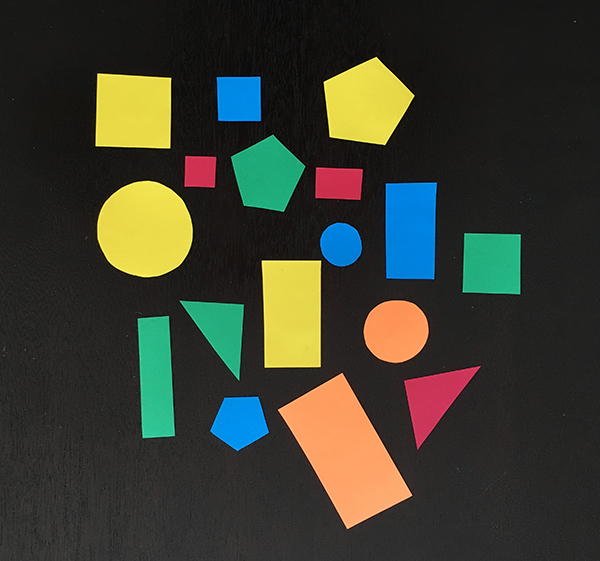
#> input picture shape-detection/shapes_and_colors.png, 600 x 561 px
$ python detect_shapes_bk2.py --image shapes_and_colors.png   (older library calls are emulated)
#> lines starting #> are read from the running program, lines starting #| are printed output that depends on the picture; after the words box and inside, x2 and y2 are one past the last pixel; in counts of white or black regions, pixels touching at a corner belong together; long printed decimals are rounded
# USAGE
# python detect_shapes.py --image shapes_and_colors.png

# import the necessary packages
from pyimagesearch.shapedetector import ShapeDetector
import argparse
import imutils
import cv2
import numpy as np
import copy
import math

def cal_contour_point_val(contours):
    return contours[0][0]+contours[0][1]*800


def find_border_angel(mid_point, image, direction='horizon', reverse_flag=0):
    kernel = [255, 255, 255, 255, 255]
    bias = 100
    image_shape = np.shape(image)
    degree = 0
    if direction == 'horizon':
        bias = min(image_shape[1] - mid_point[0] - int(len(kernel)/2), mid_point[0] - int(len(kernel)/2),
                   bias + int(len(kernel)/2))
        if reverse_flag == 0:
            search_range = range(image_shape[0])
        else:
            search_range = reversed(range(image_shape[0]))
        a_point_y = -1
        b_point_y = -1
        for i in search_range:
            a_tmp = np.dot(image[i, mid_point[0] - bias - 2:mid_point[0] - bias + 3], kernel)
            b_tmp = np.dot(image[i, mid_point[0] + bias - 2:mid_point[0] + bias + 3], kernel)
            if a_tmp >= 130050:
                a_point_y = i
            if b_tmp >= 130050:
                b_point_y = i
            if a_point_y != -1 and b_point_y != -1:
                break
        print("{} - {}".format(b_point_y, a_point_y))
        if a_point_y != -1 and b_point_y != -1:
            degree = math.degrees(math.atan2(b_point_y - a_point_y, 2 * bias))
            mid_point[1] = round(math.tan(math.radians(degree))*bias) + a_point_y

    elif direction == 'vertical':
        bias = min(image_shape[0] - mid_point[1] - int(len(kernel)/2), mid_point[1] - int(len(kernel)/2),
                   bias + int(len(kernel)/2))
        if reverse_flag == 0:
            search_range = range(image_shape[1])
        else:
            search_range = reversed(range(image_shape[1]))
        a_point_x = -1
        b_point_x = -1
        for i in search_range:
            a_tmp = np.dot(image[mid_point[1] - bias - 2:mid_point[1] - bias + 3, i], kernel)
            b_tmp = np.dot(image[mid_point[1] + bias - 2:mid_point[1] + bias + 3, i], kernel)
            if a_tmp >= 130050:
                a_point_x = i
            if b_tmp >= 130050:
                b_point_x = i
            if a_point_x != -1 and b_point_x != -1:
                break
        print("{} - {}".format(b_point_x, a_point_x))
        if a_point_x != -1 and b_point_x != -1:
            degree = 0 - math.degrees(math.atan2(b_point_x - a_point_x, 2 * bias)) #same degree
            mid_point[0] = round(math.tan(math.radians(degree))*bias) + a_point_x
    else:
        print("Error!")
    #print("({}, {})".format(mid_point[0], mid_point[1]))
    return degree

# construct the argument parse and parse the arguments
ap = argparse.ArgumentParser()
ap.add_argument("-i", "--image", required=True,
    help="path to the input image")
args = vars(ap.parse_args())

# load the image and resize it to a smaller factor so that
# the shapes can be approximated better
image = cv2.imread(args["image"])
#> image is the input picture: shape (561, 600, 3); mean B, G, R 47.5, 60.1, 58.4
resized = imutils.resize(image, width=800)
ratio = image.shape[0] / float(resized.shape[0])
#> ratio = 0.75

# convert the resized image to grayscale, blur it slightly,
# and threshold it
gray = cv2.cvtColor(resized, cv2.COLOR_BGR2GRAY)
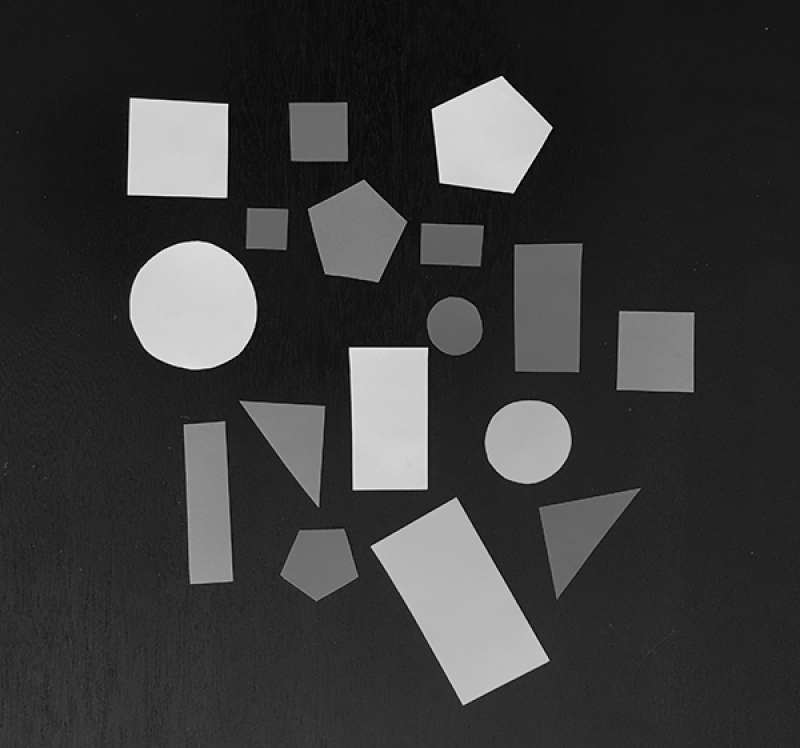
#> gray: shape (748, 800); min 0, max 242, mean 58.1
blurred = cv2.GaussianBlur(gray, (5, 5), 0)
'''
a = np.shape(blurred)
cent_x, cent_y = int(a[1]/2), int(a[0]/2)
for i in range(cent_y):
    print("{}: {}".format(i, blurred[i][cent_x]))
thresh = cv2.threshold(blurred, 90, 255, cv2.THRESH_BINARY)[1]
'''
#laplacian = cv2.Laplacian(blurred,cv2.CV_64F)
canny_rst = cv2.Canny(blurred, 50, 150, L2gradient=True)
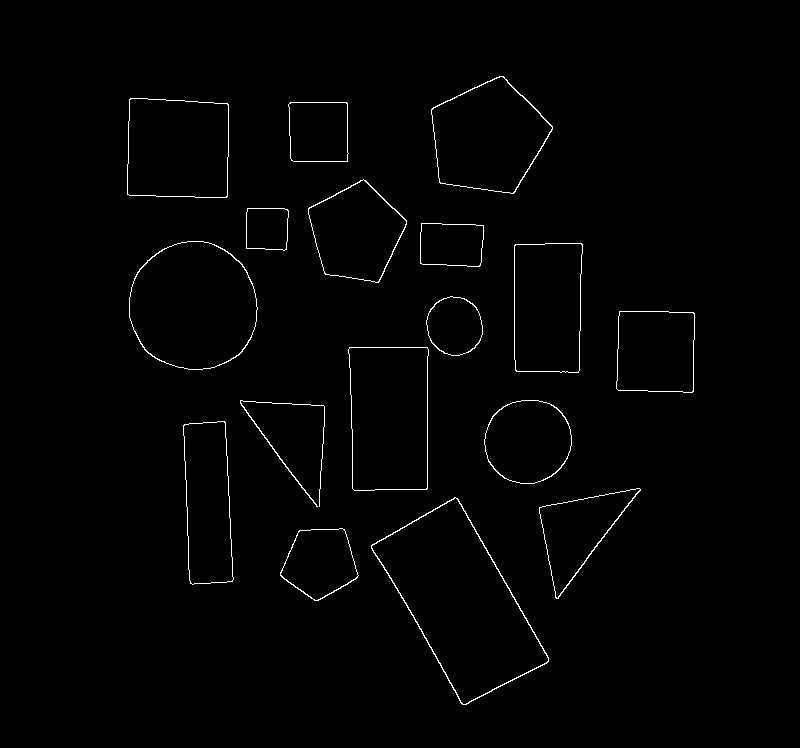
#> canny_rst: shape (748, 800); 1% white in thin lines or dots, all inside (x1, y1, x2, y2) = (127, 76, 695, 705)
cv2.imshow("Test", canny_rst)
cv2.waitKey(0)
# find contours in the thresholded image and initialize the
top_mid = [int(np.shape(canny_rst)[1]/2), 0]
#> top_mid = [400, 0]
bottom_mid = [int(np.shape(canny_rst)[1]/2), np.shape(canny_rst)[0]]
#> bottom_mid = [400, 748]
left_mid = [0, int(np.shape(canny_rst)[0]/2)]
#> left_mid = [0, 374]
right_mid = [np.shape(canny_rst)[1], int(np.shape(canny_rst)[0]/2)]
#> right_mid = [800, 374]

'''
kernel = [255, 255, 255, 255, 255]

for i in range(np.shape(canny_rst)[0]):
    if np.dot(canny_rst[i, top_mid[0]-2:top_mid[0]+3], kernel) >= 130050:
        top_mid[1] = i
        break

for i in reversed(range(np.shape(canny_rst)[0])):
    if np.dot(canny_rst[i, bottom_mid[0]-2: bottom_mid[0]+3], kernel) >= 130050:
        bottom_mid[1] = i
        break

for i in range(np.shape(canny_rst)[1]):
    if np.dot(canny_rst[left_mid[1]-2:left_mid[1]+3, i], kernel) >= 130050:
        left_mid[0] = i
        break

for i in reversed(range(np.shape(canny_rst)[1])):
    if np.dot(canny_rst[right_mid[1]-2:right_mid[1]+3, i], kernel) >= 130050:
        right_mid[0] = i
        break

print("({}, {})".format(top_mid[0], top_mid[1]))
print("({}, {})".format(bottom_mid[0], bottom_mid[1]))
print("({}, {})".format(left_mid[0], left_mid[1]))
print("({}, {})".format(right_mid[0], right_mid[1]))
rotate_degree = 0
'''

t_rotate_degree = find_border_angel(top_mid, canny_rst, 'horizon')
#> the loop in find_border_angel, `for i in search_range:` made 103 passes
#> (a_tmp, b_tmp) on passes 1 to 12: (0, 0), (0, 0), (0, 0), (0, 0), (0, 0), (0, 0), (0, 0), (0, 0), (0, 0), (0, 0), (0, 0), (0, 0)
#| 77 - 102
#> t_rotate_degree = -6.99
b_rotate_degree = find_border_angel(bottom_mid, canny_rst, 'horizon', 1)
#> the loop in find_border_angel (call 2), `for i in search_range:` made 159 passes
#| 684 - 589
#> b_rotate_degree = 24.97
l_rotate_degree = find_border_angel(left_mid, canny_rst, 'vertical')
#| 185 - 139
#> l_rotate_degree = -12.71
r_rotate_degree = find_border_angel(right_mid, canny_rst, 'vertical', 1)
#| 552 - 581
#> r_rotate_degree = 8.09


top_mid = np.array(np.array(top_mid).astype('float') * ratio).astype('int')
#> top_mid = [300, 67]
bottom_mid = np.array(np.array(bottom_mid).astype('float') * ratio).astype('int')
#> bottom_mid = [300, 477]
left_mid = np.array(np.array(left_mid).astype('float') * ratio).astype('int')
#> left_mid = [87, 280]
right_mid = np.array(np.array(right_mid).astype('float') * ratio).astype('int')
#> right_mid = [447, 280]
xmin = max(left_mid[0], 0)
#> xmin = 87
ymin = max(top_mid[1], 0)
#> ymin = 67
xmax = min(right_mid[0], np.shape(image)[1])
#> xmax = 447
ymax = min(bottom_mid[1], np.shape(image)[0])
#> ymax = 477

print(t_rotate_degree, b_rotate_degree, l_rotate_degree, r_rotate_degree)
#| -6.987 24.971 -12.707 8.091
print(xmin, ymin, xmax, ymax)
#| 87 67 447 477
'''
img_rotation = imutils.rotate(image, (t_rotate_degree - b_rotate_degree + r_rotate_degree - l_rotate_degree)/4)

cv2.rectangle(img_rotation, (xmin, ymin), (xmax, ymax), (0, 255, 0), 3)
resized = imutils.resize(img_rotation, width=800)
cv2.imshow("Detect", resized)
'''
cv2.rectangle(image, (xmin, ymin), (xmax, ymax), (0, 255, 0), 3)
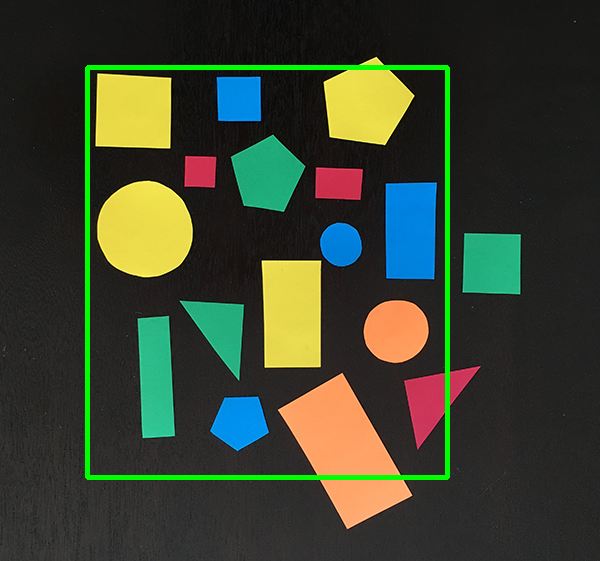
#> image: shape (561, 600, 3); 2.28% of pixels changed, all inside (x1, y1, x2, y2) = (85, 65, 450, 480)
resized = imutils.resize(image, width=800)
cv2.imshow("No Rotation", resized)

cv2.waitKey(0)
